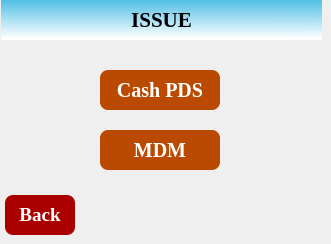
   <widget class="QWidget" name="page_28">
    <widget class="QLabel" name="label_79">
     <property name="geometry">
      <rect>
       <x>1</x>
       <y>0</y>
       <width>50</width>
       <height>41</height>
      </rect>
     </property>
     <property name="styleSheet">
      <string notr="true">border-image: url(:/rsc/images/NagalandGovtLogo.png);</string>
     </property>
     <property name="text">
      <string/>
     </property>
     <property name="scaledContents">
      <bool>true</bool>
     </property>
    </widget>
    <widget class="QLabel" name="lblIssueHeading">
     <property name="geometry">
      <rect>
       <x>1</x>
       <y>0</y>
       <width>321</width>
       <height>40</height>
      </rect>
     </property>
     <property name="font">
      <font>
       <family>Liberation Serif</family>
       <pointsize>16</pointsize>
       <weight>75</weight>
       <bold>true</bold>
      </font>
     </property>
     <property name="styleSheet">
      <string notr="true">background-color: qlineargradient(spread:pad, x1:0.97005, y1:0, x2:0.960199, y2:0.972, stop:0 rgba(80, 191, 229, 255), stop:1 rgba(255, 255, 255, 255));</string>
     </property>
     <property name="text">
      <string>ISSUE</string>
     </property>
     <property name="alignment">
      <set>Qt::AlignCenter</set>
     </property>
    </widget>
    <widget class="QPushButton" name="BtnPDS">
     <property name="geometry">
      <rect>
       <x>100</x>
       <y>70</y>
       <width>120</width>
       <height>40</height>
      </rect>
     </property>
     <property name="font">
      <font>
       <family>Liberation Serif</family>
       <pointsize>15</pointsize>
       <weight>75</weight>
       <bold>true</bold>
      </font>
     </property>
     <property name="styleSheet">
      <string notr="true">/*background-color: rgb(220, 214, 148);
color: rgb(85, 85, 127);*/
border-radius: 8px;
color: rgb(255,255, 255);
background-color: rgb(186, 74, 0);</string>
     </property>
     <property name="text">
      <string>Cash PDS</string>
     </property>
    </widget>
    <widget class="QPushButton" name="BtnBack_12">
     <property name="geometry">
      <rect>
       <x>5</x>
       <y>195</y>
       <width>70</width>
       <height>40</height>
      </rect>
     </property>
     <property name="font">
      <font>
       <family>Liberation Serif</family>
       <pointsize>14</pointsize>
       <weight>75</weight>
       <bold>true</bold>
      </font>
     </property>
     <property name="styleSheet">
      <string notr="true">/*color: rgb(0, 85, 127);
background-color: rgb(255, 255, 255);*/
border-radius: 8px;
background-color: rgb(170, 0, 0);
color: rgb(255, 255, 255);</string>
     </property>
     <property name="text">
      <string>Back</string>
     </property>
    </widget>
    <widget class="QPushButton" name="btnMDM">
     <property name="geometry">
      <rect>
       <x>100</x>
       <y>130</y>
       <width>120</width>
       <height>40</height>
      </rect>
     </property>
     <property name="font">
      <font>
       <family>Liberation Serif</family>
       <pointsize>15</pointsize>
       <weight>75</weight>
       <bold>true</bold>
      </font>
     </property>
     <property name="styleSheet">
      <string notr="true">border-radius: 8px;
color: rgb(255,255, 255);
background-color: rgb(186, 74, 0);</string>
     </property>
     <property name="text">
      <string>MDM</string>
     </property>
    </widget>
    <zorder>lblIssueHeading</zorder>
    <zorder>label_79</zorder>
    <zorder>BtnPDS</zorder>
    <zorder>BtnBack_12</zorder>
    <zorder>btnMDM</zorder>
   </widget>
